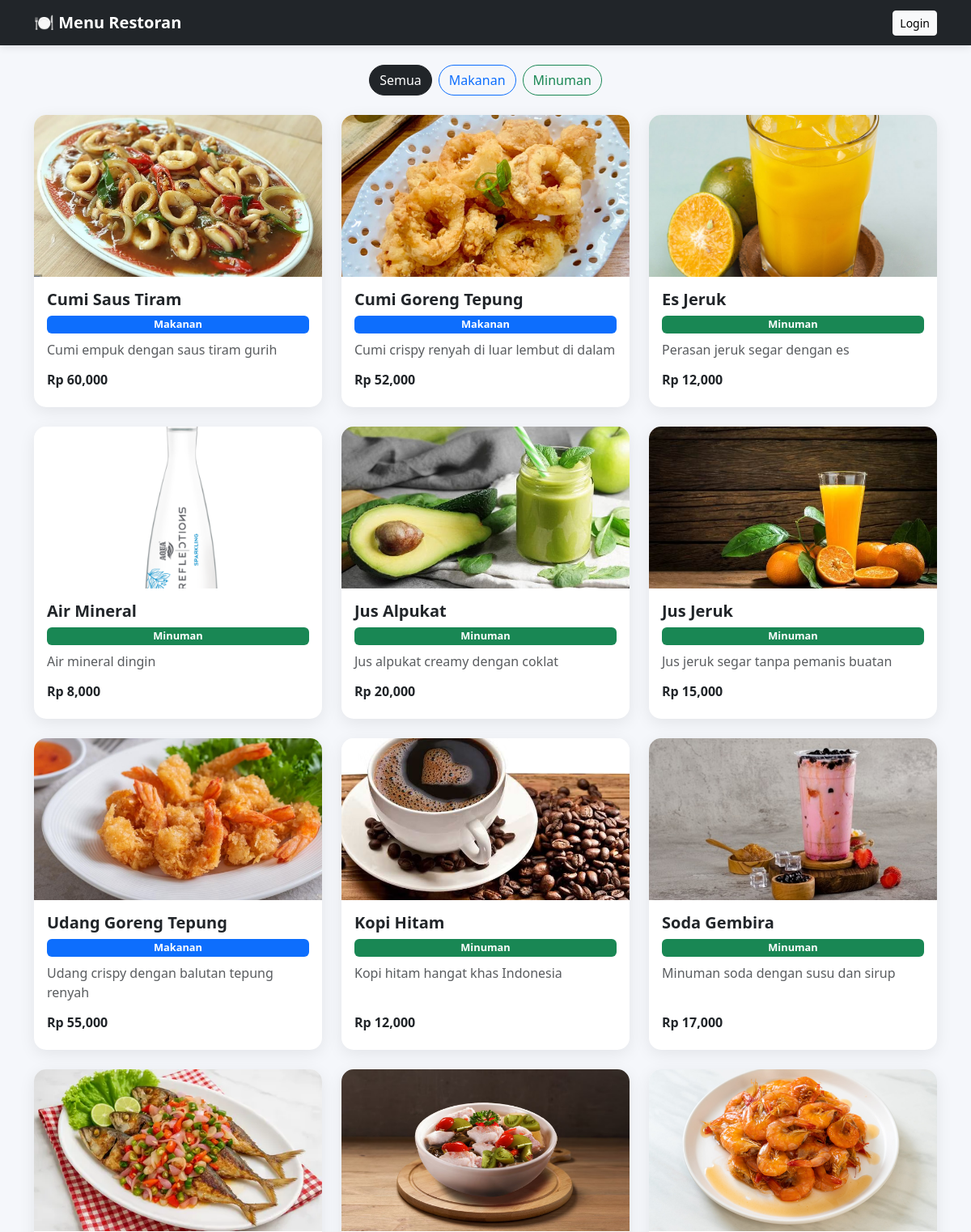
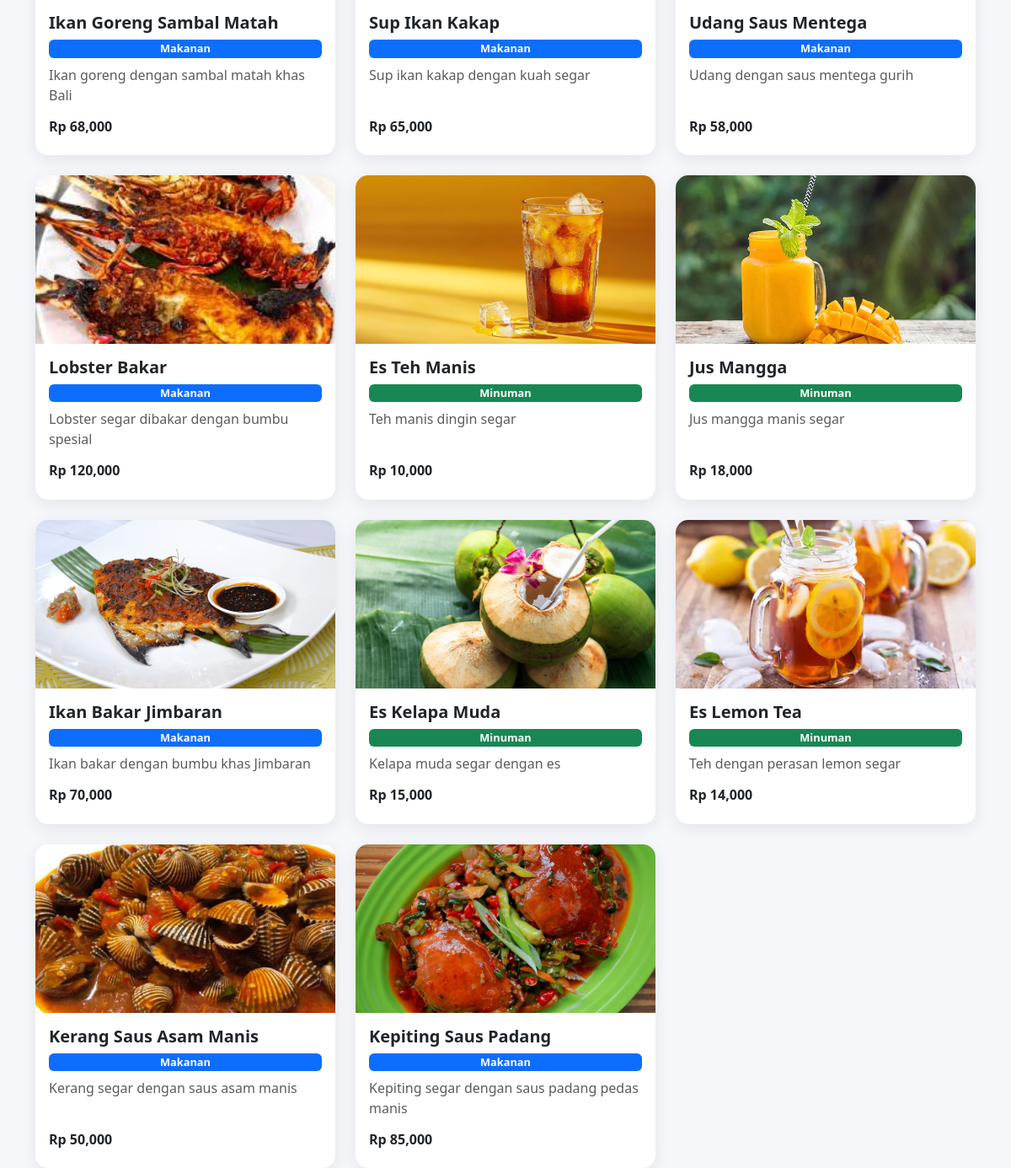
The page / on the database its author committed (2 pictures, top to bottom).
### tables this page shows
CREATE TABLE `menu` (
  `id` int(11) NOT NULL,
  `nama_menu` varchar(100) DEFAULT NULL,
  `harga` int(11) DEFAULT NULL,
  `kategori` varchar(50) DEFAULT NULL,
  `deskripsi` text DEFAULT NULL,
  `gambar` varchar(255) DEFAULT NULL
);

### index.php (the view, shortened to what this page needs)
<?php
include 'koneksi.php';
$kategori = isset($_GET['kategori']) ? $_GET['kategori'] : '';
if($kategori != ''){
    $query = mysqli_query($conn, "SELECT * FROM menu WHERE kategori='$kategori'");
} else {
    $query = mysqli_query($conn, "SELECT * FROM menu ORDER BY RAND()");
}
?>
<!DOCTYPE html>
<html>
<head>
<link href="https://cdn.jsdelivr.net/npm/bootstrap@5.3.0/dist/css/bootstrap.min.css" rel="stylesheet">
</head>
<body>
<nav class="navbar navbar-dark bg-dark">
<div class="container">
<span class="navbar-brand fw-bold">🍽️ Menu Restoran</span>
<div>
<?php if(isset($_SESSION['login'])): ?>
<a href="dashboard.php" class="btn btn-success btn-sm">Dashboard</a>
<a href="logout.php" class="btn btn-danger btn-sm">Logout</a>
<?php else: ?>
<a href="login.php" class="btn btn-light btn-sm">Login</a>
<?php endif; ?>
</div>
</div>
</nav>
<div class="container mt-4">
    <div class="d-flex justify-content-center mb-4 filter-btn">
        <a href="index.php" class="btn btn-outline-dark mx-1 <?= $kategori==''?'active':'' ?>">Semua</a>
        <a href="?kategori=Makanan" class="btn btn-outline-primary mx-1 <?= $kategori=='Makanan'?'active':'' ?>">Makanan</a>
        <a href="?kategori=Minuman" class="btn btn-outline-success mx-1 <?= $kategori=='Minuman'?'active':'' ?>">Minuman</a>
    </div>
    <div class="row g-4">
        <?php while($r=mysqli_fetch_assoc($query)){ ?>
        <div class="col-md-4">
            <div class="card h-100">
                <img src="uploads/<?= $r['gambar'] ? $r['gambar'] : 'default.jpg'; ?>" class="card-img-top">
                <div class="card-body d-flex flex-column">
                    <h5 class="fw-bold"><?= $r['nama_menu']; ?></h5>
                    <span class="badge
                        <?= $r['kategori']=='Makanan' ? 'bg-primary' : 'bg-success'; ?>">
                        <?= $r['kategori']; ?>
                    </span>
                    <p class="text-muted mt-2 flex-grow-1">
                        <?= $r['deskripsi']; ?>
                    </p>
                    <h6 class="fw-bold text-dark">
                        Rp <?= number_format($r['harga']); ?>
                    </h6>
                </div>
            </div>
        </div>
        <?php } ?>
    </div>
</div>
</body>
</html>

### index.php (style rules this page uses)
body { background-color: #f5f7fb; }
.navbar { box-shadow: 0 2px 10px rgba(0,0,0,0.1); }
.card { border: none; border-radius: 15px; overflow: hidden; transition: 0.3s; box-shadow: 0 5px 20px rgba(0,0,0,0.08); }
.card img { height: 200px; object-fit: cover; }
.badge { font-size: 0.8rem; }
.filter-btn .btn { border-radius: 20px; }

### rows shown on the page
menu: gambar (picture), nama_menu "Cumi Saus Tiram", kategori "Makanan", deskripsi "Cumi empuk dengan saus tiram gurih", harga "60,000"
menu: gambar (picture), nama_menu "Cumi Goreng Tepung", kategori "Makanan", deskripsi "Cumi crispy renyah di luar lembut di dalam", harga "52,000"
menu: gambar (picture), nama_menu "Es Jeruk", kategori "Minuman", deskripsi "Perasan jeruk segar dengan es", harga "12,000"
menu: gambar (picture), nama_menu "Air Mineral", kategori "Minuman", deskripsi "Air mineral dingin", harga "8,000"
menu: gambar (picture), nama_menu "Jus Alpukat", kategori "Minuman", deskripsi "Jus alpukat creamy dengan coklat", harga "20,000"
menu: gambar (picture), nama_menu "Jus Jeruk", kategori "Minuman", deskripsi "Jus jeruk segar tanpa pemanis buatan", harga "15,000"
menu: gambar (picture), nama_menu "Udang Goreng Tepung", kategori "Makanan", deskripsi "Udang crispy dengan balutan tepung renyah", harga "55,000"
menu: gambar (picture), nama_menu "Kopi Hitam", kategori "Minuman", deskripsi "Kopi hitam hangat khas Indonesia", harga "12,000"
menu: gambar (picture), nama_menu "Soda Gembira", kategori "Minuman", deskripsi "Minuman soda dengan susu dan sirup", harga "17,000"
menu: gambar (picture), nama_menu "Ikan Goreng Sambal Matah", kategori "Makanan", deskripsi "Ikan goreng dengan sambal matah khas Bali", harga "68,000"
menu: gambar (picture), nama_menu "Sup Ikan Kakap", kategori "Makanan", deskripsi "Sup ikan kakap dengan kuah segar", harga "65,000"
menu: gambar (picture), nama_menu "Udang Saus Mentega", kategori "Makanan", deskripsi "Udang dengan saus mentega gurih", harga "58,000"
menu: gambar (picture), nama_menu "Lobster Bakar", kategori "Makanan", deskripsi "Lobster segar dibakar dengan bumbu spesial", harga "120,000"
menu: gambar (picture), nama_menu "Es Teh Manis", kategori "Minuman", deskripsi "Teh manis dingin segar", harga "10,000"
menu: gambar (picture), nama_menu "Jus Mangga", kategori "Minuman", deskripsi "Jus mangga manis segar", harga "18,000"
menu: gambar (picture), nama_menu "Ikan Bakar Jimbaran", kategori "Makanan", deskripsi "Ikan bakar dengan bumbu khas Jimbaran", harga "70,000"
menu: gambar (picture), nama_menu "Es Kelapa Muda", kategori "Minuman", deskripsi "Kelapa muda segar dengan es", harga "15,000"
menu: gambar (picture), nama_menu "Es Lemon Tea", kategori "Minuman", deskripsi "Teh dengan perasan lemon segar", harga "14,000"
menu: gambar (picture), nama_menu "Kerang Saus Asam Manis", kategori "Makanan", deskripsi "Kerang segar dengan saus asam manis", harga "50,000"
menu: gambar (picture), nama_menu "Kepiting Saus Padang", kategori "Makanan", deskripsi "Kepiting segar dengan saus padang pedas manis", harga "85,000"
